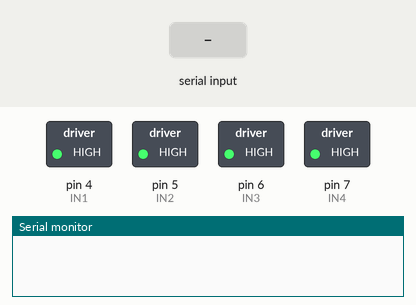
Simulated run of this sketch. Board: Arduino Uno, built with avr-gcc and run on an emulated ATmega328P. On the bench: switched loads named in the sketch (green lamp = pin HIGH), the last lines printed to the serial monitor. The test bench sets the inputs (shaded band).

Above: at 1.2 s.
1.3 s: "f" received over Serial
At 2.3 s:
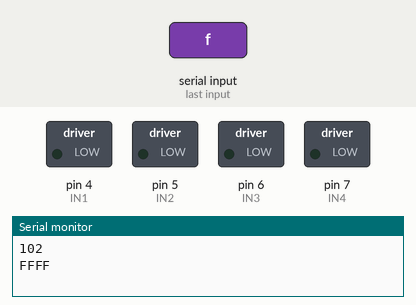
2.8 s: "b" received over Serial
At 2.92 s:
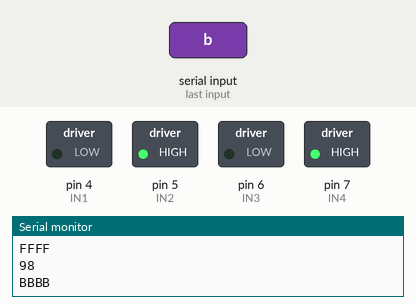
4.5 s: "l" received over Serial
At 4.51 s:
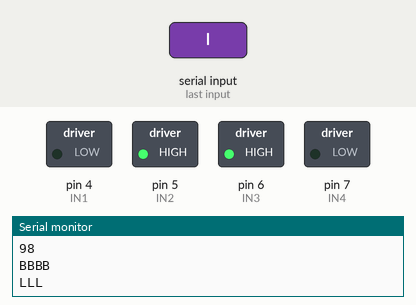
6.0 s: "r" received over Serial
At 6.12 s:
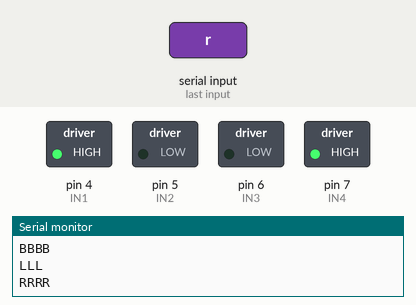
Timing chart, 0 to 8.7 s (numbered marks = the images above; inputs shaded):
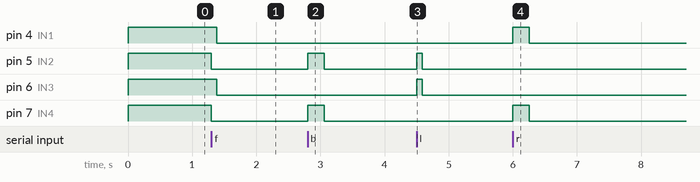

The sketch:

dianji.ino
```cpp
/*
为了看清电机的转动，使用了带齿轮减速箱的微型马达，
由于它的需要的电压低，可以直接使用Arduino板上的5伏电压。
L298N也使Arduino板载 5伏电压
L298N电机驱动自己焊的
*/
//这个电机驱动板使用数字端口4 5 6 7 控制电机
//正确连接你的电机到M1+ M1- M2+ M2-
//数字端口10 11 连接到L298N的使能端接口
//下载代码到Arduino/
// 控制两个直流电机的正反转
//本程序作用两个直流电机先正转一秒 暂停一秒 反转一秒 如此反复


int IN1=4;
int IN2=5;
int IN3=6;
int IN4=7;

void sport(int direction,int del){
  int i=0;
  if(direction=='f'){
    //正
    Serial.println(direction);
    Serial.println("FFFF");
    while(i<del){
      forward();
      i++;
    }
      stopp();
  }
  else if(direction=='b'){
    //正转
    Serial.println(direction);
    Serial.println("BBBB");
    while(i<3*del){
      back();
      i++;
    }
      stopp();
  }
  else if(direction=='l'){
    //正转
    Serial.println("LLL");
    while(i<del){
      left();
      i++;
    }
      stopp();
  }
  else if(direction=='r'){
    //正转
    Serial.println("RRRR");
    while(i<3*del){
      right();
      i++;
    }
      stopp();
  }
}
void Motor1(boolean flag){
  if(flag)
  {   //正转
      digitalWrite(IN1,HIGH);
      digitalWrite(IN2,LOW);
  }
  else
  {   //反转
      digitalWrite(IN1,LOW);
      digitalWrite(IN2,HIGH);
  }
}
void Motor2(boolean flag){
  if(flag)
  {   //正转
      digitalWrite(IN3,HIGH);
      digitalWrite(IN4,LOW);
  }
  else
  {   //反转
      digitalWrite(IN3,LOW);
      digitalWrite(IN4,HIGH);
  }
}
void forward(){
     Motor1(true);
     Motor2(true);
}
void back(){
     Motor1(false);
     Motor2(false);
}
void left(){
     Motor1(false);
     Motor2(true);
}
void right(){
     Motor1(true);
     Motor2(false);
}
void stopp(){
      digitalWrite(IN1,LOW);
      digitalWrite(IN2,LOW);
      digitalWrite(IN3,LOW);
      digitalWrite(IN4,LOW);
}
void setup()
{
  int i;
  for (i=4;i<=7;i++) //为Ardunio 电机驱动板
    pinMode(i,OUTPUT); //设置数字端口4,5,6,7为输出模式
  for (i=4;i<=7;i++)
    digitalWrite(i,HIGH); //设置数字端口4,5,6,7为HIGH,电机保持不动
  Serial.begin(9600);
}

void loop()
{
  if(Serial.available()>0)
  {
    char flag=Serial.read();
    sport(flag,5000);
  }
}
```

Measured:
- after the input at 1.3 s, pin 4 (IN1), pin 6 (IN3): HIGH → LOW after 0.08 s; pin 5 (IN2), pin 7 (IN4): HIGH → LOW at once
- after the input at 2.8 s, pin 5 (IN2), pin 7 (IN4): LOW → HIGH at once, → LOW 0.26 s later
- after the input at 4.5 s, pin 5 (IN2), pin 6 (IN3): LOW → HIGH at once, → LOW 0.08 s later
- after the input at 6.0 s, pin 4 (IN1), pin 7 (IN4): LOW → HIGH at once, → LOW 0.25 s later
